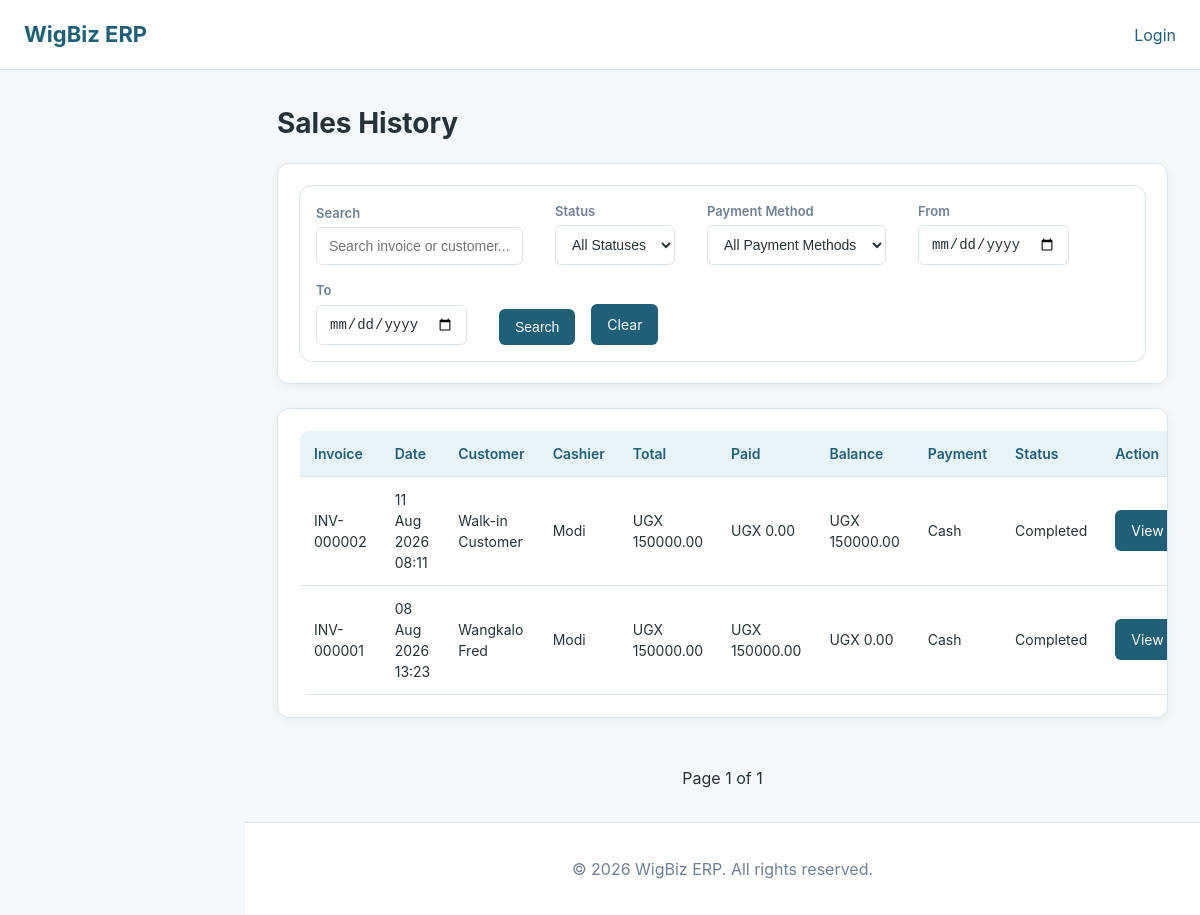
Page /sales/history/ on the earlier database version.
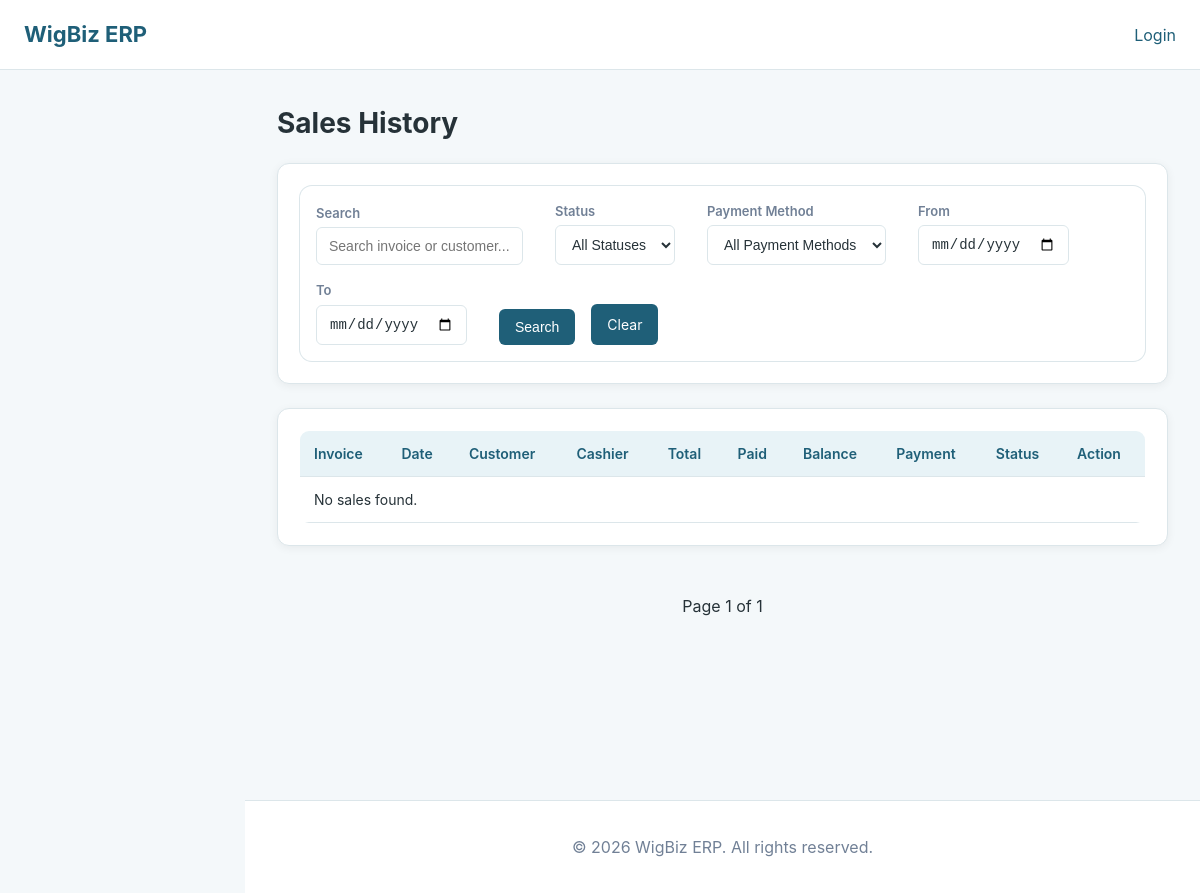
Same page on the later database version.
### sales/models.py (models this page shows, shortened)
class Sale(models.Model):
    PAYMENT_METHODS = (
        ("CASH", "Cash"),
        ("MOBILE_MONEY", "Mobile Money"),
        ("CARD", "Card"),
        ("BANK", "Bank"),
    )
    class Status(models.TextChoices):
        DRAFT = 'DRAFT', 'Draft'
        COMPLETED = 'COMPLETED', 'Completed'
        CANCELLED = 'CANCELLED', 'Cancelled'
        REFUNDED = 'REFUNDED', 'Refunded'
    status = models.CharField(
        max_length=20,
        choices=Status.choices,
        default=Status.DRAFT,
    )
    customer = models.ForeignKey(
        Customer,
        on_delete=models.SET_NULL,
        null=True,
        blank=True,
        related_name="sales"
        )
    invoice_number = models.CharField(max_length=50, unique=True)
    sale_date = models.DateTimeField(auto_now_add=True)
    subtotal = models.DecimalField(max_digits=12, decimal_places=2, default=0)
    discount = models.DecimalField(max_digits=10, decimal_places=2, default=0)
    tax = models.DecimalField(max_digits=10, decimal_places=2, default=0)
    total_amount = models.DecimalField(max_digits=12, decimal_places=2, default=0)
    paid_amount = models.DecimalField(max_digits=12, decimal_places=2, default=0)
    balance = models.DecimalField(max_digits=12, decimal_places=2, default=0)
    payment_method = models.CharField(max_length=20, choices=PAYMENT_METHODS, default="CASH")
    created_by = models.ForeignKey(User, on_delete=models.SET_NULL, null=True, related_name="sales_created")

### accounts/models.py (models this page shows, shortened)
class User(AbstractUser):
    phone = models.CharField(max_length=20, blank=True)
    role = models.ForeignKey(
        Role,
        on_delete=models.SET_NULL,
        null=True,
        blank=True,
        related_name="users",
    )
    created_at = models.DateTimeField(auto_now_add=True)

### customers/models.py (models this page shows)
class Customer(models.Model):
    first_name = models.CharField(max_length=50)
    last_name = models.CharField(max_length=50, blank=True)
    phone = models.CharField(max_length=20, unique=True)
    email = models.EmailField(blank=True)
    address = models.TextField(blank=True)
    gender = models.CharField(max_length=10, blank=True)
    date_of_birth = models.DateField(null=True, blank=True)
    loyalty_points = models.IntegerField(default=0)
    balance = models.DecimalField(max_digits=10, decimal_places=2, default=0)
    is_active=models.BooleanField(default=True)
    created_at = models.DateTimeField(auto_now_add=True)
    updated_at=models.DateField(auto_now=True)
    def __str__(self):
        return f"{self.first_name} {self.last_name}".strip()

### sales/views.py (the view)
# urls.py: path("history/",views.sales_history,name="sales_history",),
def sales_history(request):
    sales = (
        Sale.objects.select_related("customer","created_by",).order_by("-sale_date")
    )
    search = request.GET.get("search","").strip()
    if search:
        sales = sales.filter(
            Q(invoice_number__icontains=search)|Q(customer__name__icontains=search)
        )
    status = request.GET.get("status","")
    if status:
        sales = sales.filter(status=status)
    payment_method = request.GET.get("payment_method", "")
    if payment_method:
        sales = sales.filter(payment_method=payment_method)
    date_from_raw = request.GET.get("date_from","")
    date_to_raw = request.GET.get("date_to","")
    date_from = parse_date_or_none(date_from_raw)
    date_to = parse_date_or_none(date_to_raw)
    if date_from:
        sales = sales.filter(sale_date__date__gte=date_from)
    if date_to:
        sales = sales.filter(sale_date__date__lte=date_to)
    paginator = Paginator(sales,20)
    page_number = request.GET.get("page")
    page_obj = paginator.get_page(page_number)
    return render(
        request,
        "sales/sales_history.html",
        {
            "sales": page_obj,
            "search": search,
            "selected_status": status,
            "selected_payment_method":payment_method,
            "status_choices":Sale.Status.choices,
            "payment_choices":Sale.PAYMENT_METHODS,
            "date_from": date_from_raw,
            "date_to": date_to_raw,
        },
    )

### core/utils.py (called while the page is built)
def parse_date_or_none(value):
    if not value:
        return None
    try:
        return datetime.strptime(value.strip(), "%Y-%m-%d").date()
    except (ValueError, AttributeError):
        return None

### templates/sales/sales_history.html (shortened to what the changed rows need)
{% extends "base.html" %}
{% block content %}
<div class="page-header">
    <h1>
        Sales History
    </h1>
</div>
<br>
<div class="report-card">
    <div class="table-container">
        <table>
            <thead>
                <tr>
                    <th>
                        Invoice
                    </th>
                    <th>
                        Date
                    </th>
                    <th>
                        Customer
                    </th>
                    <th>
                        Cashier
                    </th>
                    <th>
                        Total
                    </th>
                    <th>
                        Paid
                    </th>
                    <th>
                        Balance
                    </th>
                    <th>
                        Payment
                    </th>
                    <th>
                        Status
                    </th>
                    <th>
                        Action
                    </th>
                </tr>
            </thead>
            <tbody>
                {% for sale in sales %}
                    <tr>
                        <td>
                            {{ sale.invoice_number }}
                        </td>
                        <td>
                            {{ sale.sale_date|date:"d M Y H:i" }}
                        </td>
                        <td>
                            {% if sale.customer %}
                                {{ sale.customer }}
                            {% else %}
                                Walk-in Customer
                            {% endif %}
                        </td>
                        <td>
                            {% if sale.created_by %}
                                {{ sale.created_by.get_full_name|default:sale.created_by.username }}
                            {% else %}
                                —
                            {% endif %}
                        </td>
                        <td>
                            UGX {{ sale.total_amount }}
                        </td>
                        <td>
                            UGX {{ sale.paid_amount }}
                        </td>
                        <td>
                            UGX {{ sale.balance }}
                        </td>
                        <td>
                            {{ sale.get_payment_method_display }}
                        </td>
                        <td>
                            {% if sale.status == "COMPLETED" %}
                                <span class="status-success">
                                    {{ sale.get_status_display }}
                                </span>
                            {% elif sale.status == "CANCELLED" %}
                                <span class="status-danger">
                                    {{ sale.get_status_display }}
                                </span>
                            {% elif sale.status == "REFUNDED" %}
                                <span class="status-warning">
                                    {{ sale.get_status_display }}
                                </span>
                            {% else %}
                                <span class="status-warning">
                                    {{ sale.get_status_display }}
                                </span>
                            {% endif %}
                        </td>
                        <td>
                            <a
                                href="{% url 'sales:sale_detail' sale.pk %}"
                                class="btn btn-secondary"
                            >
                                View
                            </a>
                        </td>
                    </tr>
                {% empty %}
                    <tr>
                        <td colspan="10">
                            No sales found.
                        </td>
                    </tr>
                {% endfor %}
            </tbody>
        </table>
    </div>
</div>
<br>
{% endblock %}

Differences in the rows shown:
removed Sale: invoice_number "INV-000002", sale_date "11 Aug 2026 08:11", shows "Walk-in Customer", created_by.get_full_name "Modi", total_amount "150000.00", paid_amount "0.00", balance "150000.00", payment_method "Cash", status "Completed"
removed Sale: invoice_number "INV-000001", sale_date "08 Aug 2026 13:23", customer "Wangkalo Fred", created_by.get_full_name "Modi", total_amount "150000.00", paid_amount "150000.00", balance "0.00", payment_method "Cash", status "Completed"
Other differences:
text now shown: "No sales found."
